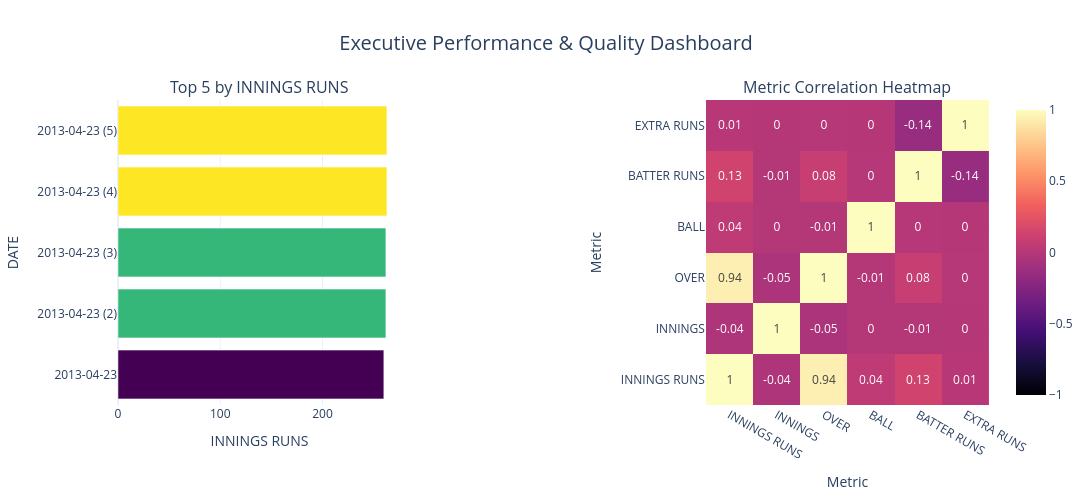

This figure's notebook cell:
### Markdown cell above
## Step 9b: Run it on a local CSV file

### Code cell
run_data_cleaning_pipeline(
    source="ball_by_ball_ipl.csv",  
    table_name="cleaned_local_upload"
)

### Figure 1 — Plotly figure (JSON) as saved in the notebook; plotly's stock layout.template omitted (floating-point values rounded to 4 significant figures)
{"data": [{"hovertemplate": "<b>%{y}</b><br>INNINGS RUNS: %{x:,.2f}<extra></extra>", "marker": {"color": [260, 262, 262, 263, 263], "colorscale": [[0, "#440154"], [0.1111, "#482878"], [0.2222, "#3e4989"], [0.3333, "#31688e"], [0.4444, "#26828e"], [0.5556, "#1f9e89"], [0.6667, "#35b779"], [0.7778, "#6ece58"], [0.8889, "#b5de2b"], [1, "#fde725"]]}, "orientation": "h", "type": "bar", "x": [260, 262, 262, 263, 263], "xaxis": "x", "y": ["2013-04-23", "2013-04-23 (2)", "2013-04-23 (3)", "2013-04-23 (4)", "2013-04-23 (5)"], "yaxis": "y"}, {"colorscale": [[0, "#000004"], [0.1111, "#180f3d"], [0.2222, "#440f76"], [0.3333, "#721f81"], [0.4444, "#9e2f7f"], [0.5556, "#cd4071"], [0.6667, "#f1605d"], [0.7778, "#fd9668"], [0.8889, "#feca8d"], [1, "#fcfdbf"]], "hoverongaps": false, "text": [[1.0, -0.04, 0.94, 0.04, 0.13, 0.01], [-0.04, 1.0, -0.05, -0.0, -0.01, -0.0], [0.94, -0.05, 1.0, -0.01, 0.08, 0.0], [0.04, -0.0, -0.01, 1.0, 0.0, -0.0], [0.13, -0.01, 0.08, 0.0, 1.0, -0.14], [0.01, -0.0, 0.0, -0.0, -0.14, 1.0]], "texttemplate": "%{text}", "type": "heatmap", "x": ["INNINGS RUNS", "INNINGS", "OVER", "BALL", "BATTER RUNS", "EXTRA RUNS"], "xaxis": "x2", "y": ["INNINGS RUNS", "INNINGS", "OVER", "BALL", "BATTER RUNS", "EXTRA RUNS"], "yaxis": "y2", "z": [[1.0, -0.03717, 0.9363, 0.04173, 0.1331, 0.009586], [-0.03717, 1.0, -0.04614, -0.00479, -0.006975, -0.0006412], [0.9363, -0.04614, 1.0, -0.006804, 0.08252, 0.003794], [0.04173, -0.00479, -0.006804, 1.0, 0.001785, -0.003504], [0.1331, -0.006975, 0.08252, 0.001785, 1.0, -0.1408], [0.009586, -0.0006412, 0.003794, -0.003504, -0.1408, 1.0]], "zmax": 1, "zmin": -1}], "layout": {"annotations": [{"font": {"size": 16}, "showarrow": false, "text": "Top 5 by INNINGS RUNS", "x": 0.1625, "xanchor": "center", "xref": "paper", "y": 1, "yanchor": "bottom", "yref": "paper"}, {"font": {"size": 16}, "showarrow": false, "text": "Metric Correlation Heatmap", "x": 0.8375, "xanchor": "center", "xref": "paper", "y": 1, "yanchor": "bottom", "yref": "paper"}], "height": 500, "showlegend": false, "title": {"font": {"size": 20}, "text": "Executive Performance & Quality Dashboard", "x": 0.5}, "width": 1100, "xaxis": {"anchor": "y", "domain": [0, 0.325], "title": {"text": "INNINGS RUNS"}}, "xaxis2": {"anchor": "y2", "domain": [0.675, 1], "title": {"text": "Metric"}}, "yaxis": {"anchor": "x", "domain": [0, 1], "title": {"text": "DATE"}, "type": "category"}, "yaxis2": {"anchor": "x2", "domain": [0, 1], "title": {"text": "Metric"}}}}
